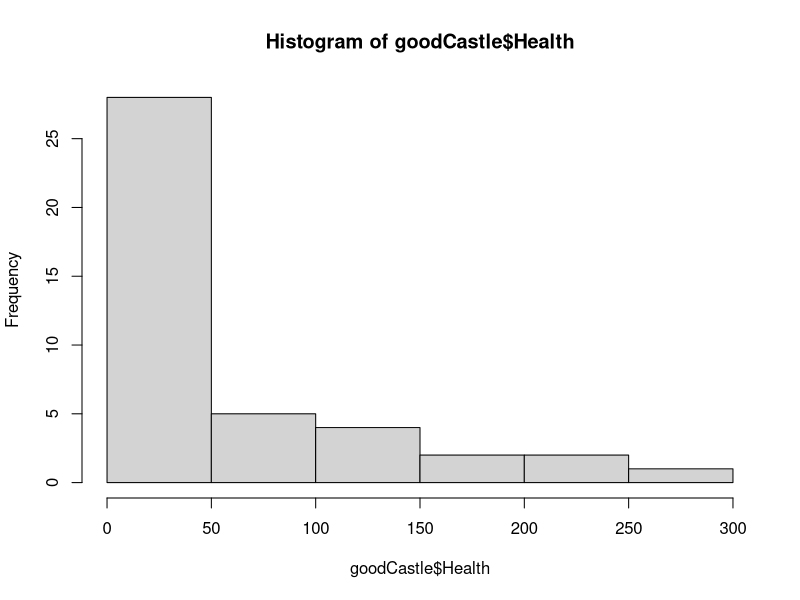
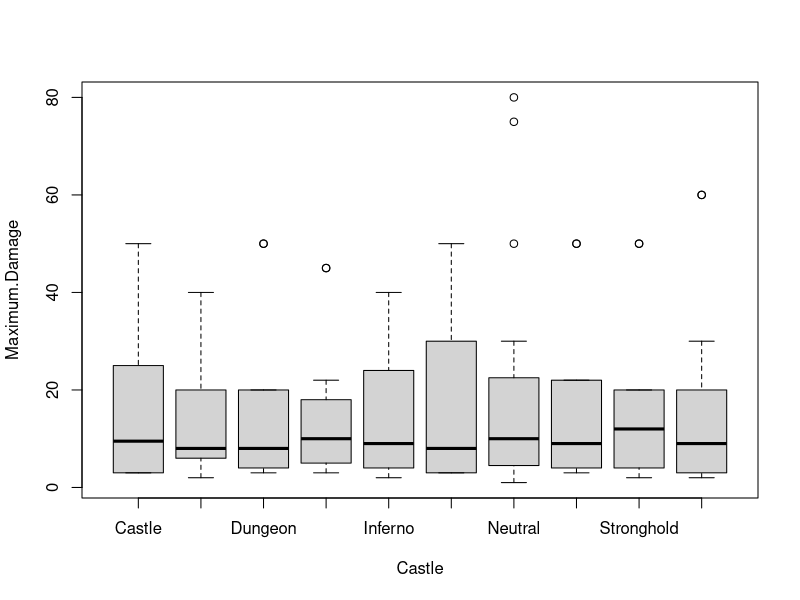

Write the R code that produced these figures, in order.
h3units <- read.csv("h3units.csv")
# a)
goodCastle <- h3units[h3units$Castle %in% c("Castle", "Rampart", "Tower"), ]
hist(goodCastle$Health)
# b)
boxplot(Maximum.Damage~Castle, data=h3units)